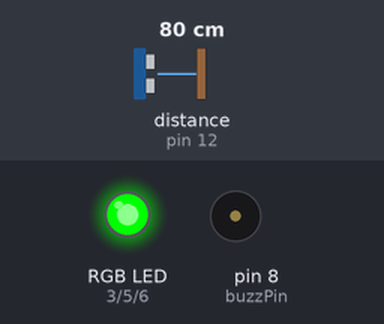
The sketch below on a simulated Arduino Uno, built with avr-gcc and run on an emulated ATmega328P. Shown: an RGB LED mixed from three pins (HIGH = lit), buzzer (waves = sounding). Wiring (inferred from the names in the program): ultrasonic range finder: trigger pin 13; echo pin 12. Dashed ring = blinking. Inputs (shaded band) come from the test bench; at power-on: distance to the obstacle (sensor on pin 12) 80 cm. The echo pulse lasts 58.3 µs per cm; pins used as bus, display or sensor lines are not drawn; what the sketch prints to the serial monitor is not drawn.

Above: at 1.2 s.
1.3 s: distance to the obstacle (sensor on pin 12) set to 23 cm
2.8 s: distance to the obstacle (sensor on pin 12) set to 19 cm
At 3.8 s:
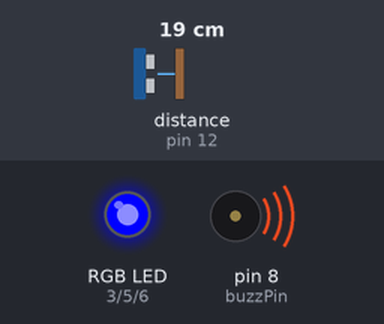
4.3 s: distance to the obstacle (sensor on pin 12) set to 12 cm
7.3 s: distance to the obstacle (sensor on pin 12) set to 9 cm
At 7.7 s:
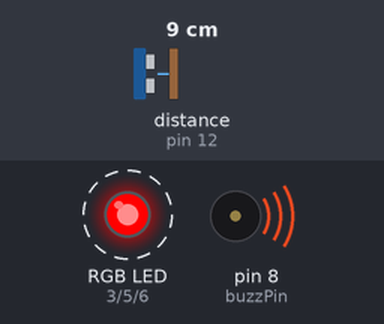
10.3 s: distance to the obstacle (sensor on pin 12) set to 18 cm
At 10.6 s:
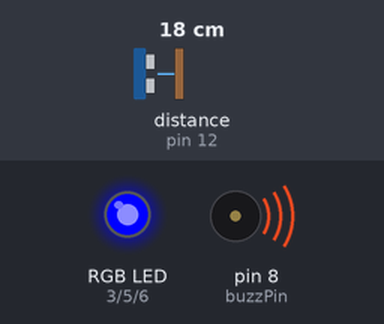
11.8 s: distance to the obstacle (sensor on pin 12) set to 2 cm
At 12.7 s:
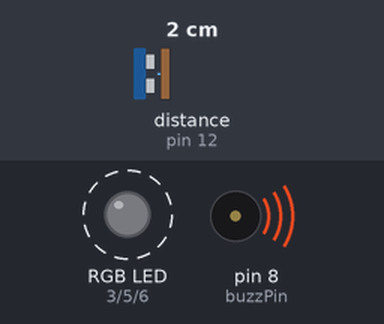
Timing chart, 0 to 15.8 s (numbered marks = the images above; inputs shaded):
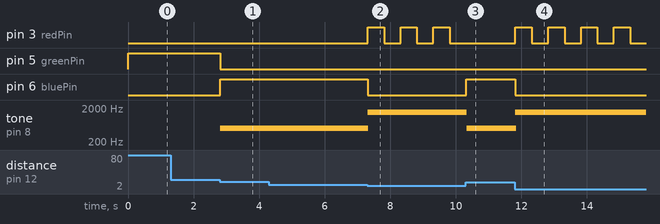

Measured:
- the behaviour switches between 22 and 21 cm on distance to the obstacle (sensor on pin 12) (found by bisection; images 0 and 1)
- the behaviour switches between 11 and 10 cm on distance to the obstacle (sensor on pin 12) (found by bisection; images 1 and 2)
- after the input at 1.3 s, every drawn part: stays the same
- after the input at 2.8 s, pin 5 (greenPin): HIGH → LOW at once; pin 6 (bluePin): LOW → HIGH at once; tone on pin 8 (buzzPin): silent → 500 Hz at once
- after the input at 7.3 s, pin 3 (redPin): alternates HIGH for 0.50 s and LOW for 0.50 s, starting at once; pin 6 (bluePin): HIGH → LOW at once; tone on pin 8 (buzzPin): 500 Hz → 1500 Hz at once
- after the input at 10.3 s, pin 3 (redPin): stays LOW (without the input it goes to HIGH after 0.02 s); pin 6 (bluePin): LOW → HIGH at once; tone on pin 8 (buzzPin): 1500 Hz → 500 Hz at once
- after the input at 11.8 s, pin 3 (redPin): alternates HIGH for 0.50 s and LOW for 0.50 s, starting at once; pin 6 (bluePin): HIGH → LOW at once; tone on pin 8 (buzzPin): 500 Hz → 1500 Hz at once

The sketch:

Project6_ProximityAlarm_.ino
```cpp
// Proximity Alarm Sketch, by Hosamov
// 10/28/2017

#define redPin 3    // RGB LED Red Pin
#define greenPin 5  // RGB LED Green Pin
#define bluePin 6   // RGB LED Blue Pin
#define buzzPin 8   // Buzzer Pin
#define trigPin 13  // HC-SR04 Trigger Pin
#define echoPin 12  // HC-SR04 Echo pin

void setup() {
  Serial.begin(9600);
  // Use these three pins to drive the LED
  pinMode(redPin, OUTPUT);
  pinMode(greenPin, OUTPUT);
  pinMode(bluePin, OUTPUT);
  // Use these two pins to drive Ultrasonic Sensor:
  pinMode(trigPin, OUTPUT);        // Set HC-SR04 Trigger pin as output
  pinMode(echoPin, INPUT);         // Set HC-SR04 Echo pin as input
}

void loop() {
  long duration, distanceCm;
  digitalWrite(trigPin, LOW);
  delayMicroseconds(2);
  digitalWrite(trigPin, HIGH);
  delayMicroseconds(10);
  digitalWrite(trigPin, LOW);

  // Distance measurement logic:
  duration = pulseIn(echoPin, HIGH);
  distanceCm = (duration / 2) / 29.1;      // Magic formula for finding distance in Cm

  if (distanceCm > 200 || distanceCm <= 0) {
    Serial.println("Not in range!");
  } else {
    Serial.println("In Range");
  }


  if(distanceCm > 20){                                   // If distance sensed is greater than 20cm,
    noTone(buzzPin);                                     // Turn the buzzer off
    analogWrite(redPin,0);                               // turn off Red LED
    analogWrite(greenPin,255);                           // turn ON the Green LED
    analogWrite(bluePin,0);                              // turn off Blue LED

  } else if(distanceCm >= 10 && distanceCm <= 20){       // If Distance is between 10cm and 20cm
    noTone(buzzPin);
    analogWrite(redPin, 0);                              // turn off Red LED
    analogWrite(greenPin, 0);                            // turn off Green LED
    analogWrite(bluePin, 255);                           // turn ON blue LED
    tone(buzzPin,500);                                   // Turn buzzer ON... tone 1000
  } else if(distanceCm < 10){                            // if Distance is less than 10Cm,
    noTone(buzzPin);                                     // Turn the buzzer off
    analogWrite(redPin,255);                             // turn ON the red LED
    analogWrite(greenPin,0);                             // turn off Green LED
    analogWrite(bluePin,0);                              // turn off Blue LED
    tone(buzzPin,1500);                                  // turn buzzer ON... higher pitch
    delay(500);                                          // flash red
    analogWrite(redPin,0);
    delay(500);
  }
}
```
